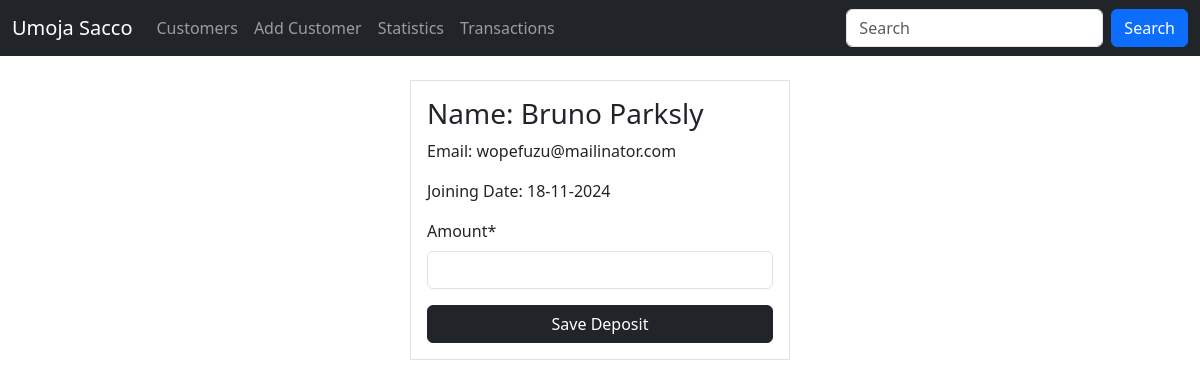
/customers/deposit/107 (signed in), run on the app's committed database.
### sacco/models.py (models this page shows, shortened)
class Customer(models.Model):
    first_name = models.CharField(max_length=30) #charfield = varchar
    last_name = models.CharField(max_length=30)
    email = models.EmailField(unique=True) #varchar + ensures email is unique
    dob = models.DateField()
    gender = models.CharField(max_length=10)
    weight = models.IntegerField(default=0)
    profile_pic = models.ImageField(upload_to=generate_unique_name, null=True)
    created_at = models.DateTimeField(auto_now_add=True)
    updated_at = models.DateTimeField(auto_now=True)
    class Meta:
        db_table = 'customers'

### sacco/views.py (the view)
# urls.py: path('customers/deposit/<int:customer_id>', views.deposit, name='deposit'),
@login_required
@permission_required("sacco.add_deposit", raise_exception=True)
def deposit(request, customer_id):
    customer = get_object_or_404(Customer, id=customer_id)
    if request.method == "POST":
        form = DepositForm(request.POST)
        if form.is_valid():
            amount = form.cleaned_data['amount']
            depo = Deposit(amount=amount, status=True, customer=customer)
            depo.save()
            messages.success(request, 'Your deposit has been successfully saved!')
            return redirect('customers')
    else:
        form = DepositForm()
    return render(request, 'deposit_form.html', {"form": form, 'customer': customer})

### sacco/app_forms.py
class DepositForm(forms.ModelForm):
    class Meta:
        model = Deposit
        fields = ['amount']
        widgets = {
            'amount': forms.NumberInput(attrs={'type': 'number', 'min': '0', 'max': '100000'}),
        }

### templates/deposit_form.html (shortened to what this page needs)
{% extends 'master.html' %}
{% load crispy_forms_filters %}
{% block content %}
    <div class="container">
        <div class="row justify-content-center">
            <div class="col-sm-4 border my-4 p-3">
                <h3>Name: {{ customer.first_name }} {{ customer.last_name }}</h3>
                <p>Email: {{ customer.email }}</p>
                <p>Joining Date: {{ customer.created_at | date:"d-m-Y" }}</p>
                <form action="" method="post">
                    {{ form | crispy }}
                    <button class="btn btn-dark w-100">Save Deposit</button>
                </form>
            </div>
        </div>
    </div>
{% endblock %}

### data on the page
Customer: first_name "Bruno", last_name "Parksly", email "wopefuzu@mailinator.com", created_at "18-11-2024"
